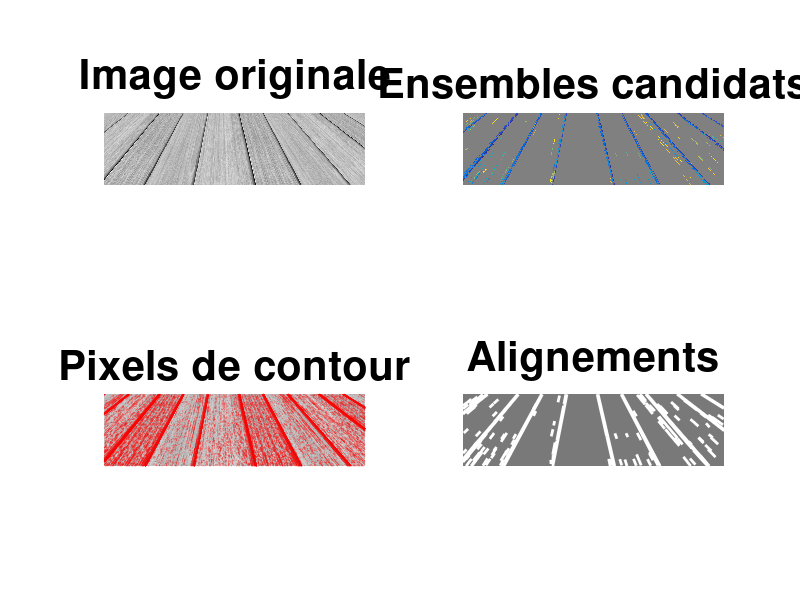

Write the MATLAB code that produced this figure.
    clear;
close all;
taille_ecran = get(0,'ScreenSize');
L = taille_ecran(3);
H = taille_ecran(4);

% Parametres :
alpha = pi/180*12;			% Seuil sur l'orientation du gradient (en radians)
cos_alpha = cos(alpha);
seuil_norme = 2/sin(alpha);		% Seuil sur la norme du gradient (decoule d'une etude theorique)

% Chargement des donnees :
load parquet;
%load bateau;
[nb_lignes,nb_colonnes] = size(I);


% Affichage de l'image :
figure('Name','Detection des alignements','Position',[0.2*L,0.05*H,0.6*L,0.7*H]);
subplot(2,2,1);
imagesc(I);
axis equal;
axis off;
colormap gray;
title('Image originale','FontSize',30);
axis([1 nb_colonnes 1 nb_lignes]);


% Fenetre d'affichage des pixels de contour :
subplot(2,2,3);
imagesc(I);
axis equal;
axis off;
colormap gray;
hold on;

% Gradient du niveau de gris (x vers la droite, y vers le bas) :
I = double(I);
[G_x,G_y] = gradient(I);
G_norme = sqrt(G_x.^2+G_y.^2);

% Selection des pixels de contour :
contour = G_norme>seuil_norme;

% Pas de pixel de contour sur le bord de l'image => Traitement simplifie !
contour([1 nb_lignes],:) = 0;
contour(:,[1 nb_colonnes]) = 0;

% Tri des pixels de contour :
indices_contour = find(contour);
[~,indices] = sort(G_norme(indices_contour),'descend');
indices_contour = indices_contour(indices);

% Affichage d'une petite fleche sur les pixels de contour :
[i,j] = ind2sub(size(I),indices_contour);
quiver(j,i,G_x(indices_contour),G_y(indices_contour),'r');	% Attention : x = j et y = i
axis equal;
title('Pixels de contour','FontSize',30);
axis([1 nb_colonnes 1 nb_lignes]);
drawnow;


% Affichage des ensembles E (la fonction label2rgb donne a chaque ensemble E une couleur differente) :
subplot(2,2,2);
imagesc(I_resultat);
axis([1 nb_colonnes 1 nb_lignes]);
axis equal;
axis off;
title('Ensembles candidats','FontSize',30);


% Affichage de l'esquisse :
subplot(2,2,4);
imagesc(120*ones(size(I)),[0,255]);
axis equal;
axis off;
title('Alignements','FontSize',30);
hold on;
axis([1 nb_colonnes 1 nb_lignes]);

% Boucle sur les ensembles E :
for k = 1:size(extremites,3)
	% Affichage du segment :
	line(extremites(1,:,k),extremites(2,:,k),'Color','w','LineWidth',2);
end

save exercice_0;
